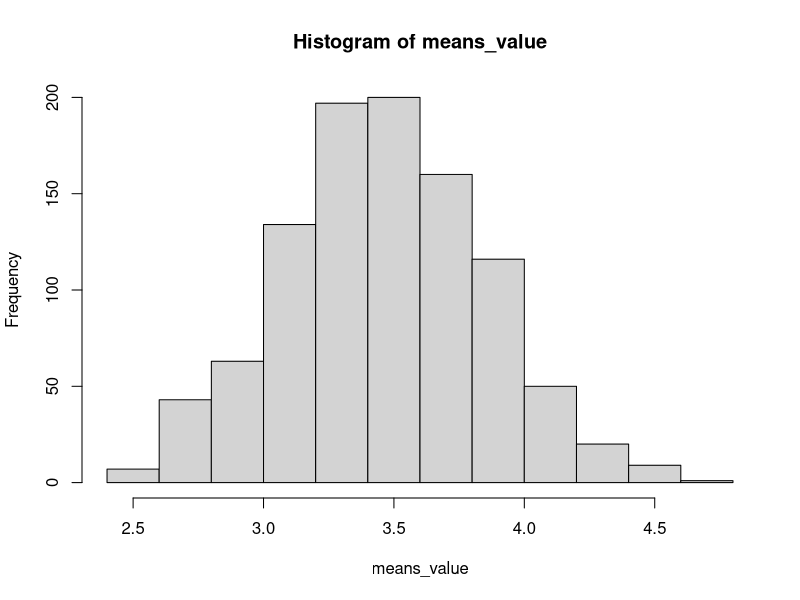
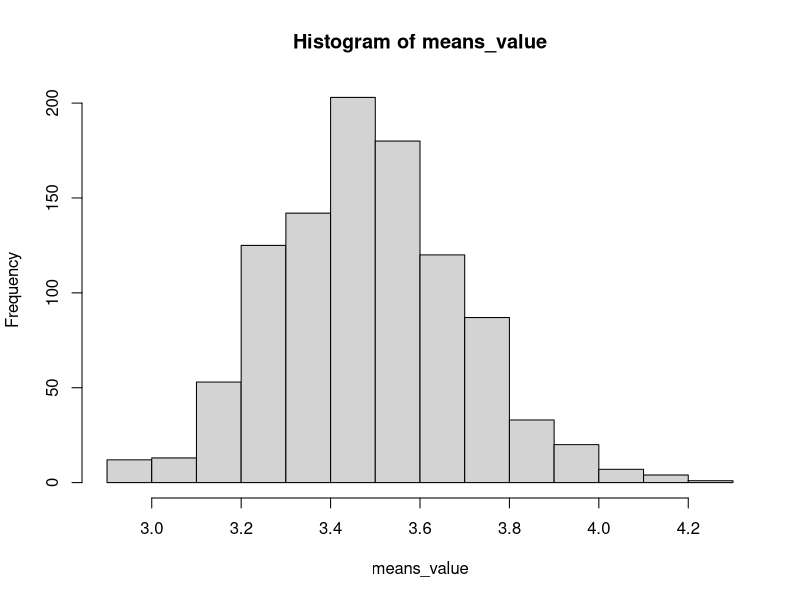

Write R code to recreate these figures, in order.

##################################
##         exercice 1           ##
##################################

############
# first part
samplesize <- 15


#we first create our sample set
sampleset <- matrix(0, 1000, samplesize)
#Now for each sample (rows) we compute the sample mean 
means_value = matrix(0, 1000,1)

for(i in 1:1000)
{
  sampleset[i,] <-  rbinom(samplesize, 10, .35)
  means_value[i] <- mean(sampleset[i,])
}

#printing
hist(means_value)

############
#Second part
samplesize <- 50

sampleset <- matrix(0, 1000, samplesize)

for(i in 1:1000)
{
  sampleset[i,] <-  rbinom(samplesize, 10, .35)
  means_value[i] <- mean(sampleset[i,])
}


#printing
hist(means_value)

#Ctrl shift C

# We observe that in both histograms, the means value (which is a random variable) are shaped
# like a Normal/Gaussian distribution. It is centered around 3.5.
# The Central Limit Theorem says that if we have X, a RV, and take a sample x1, ..., xn from
# it, then the mean sample follows approximately a Normal distribution.

